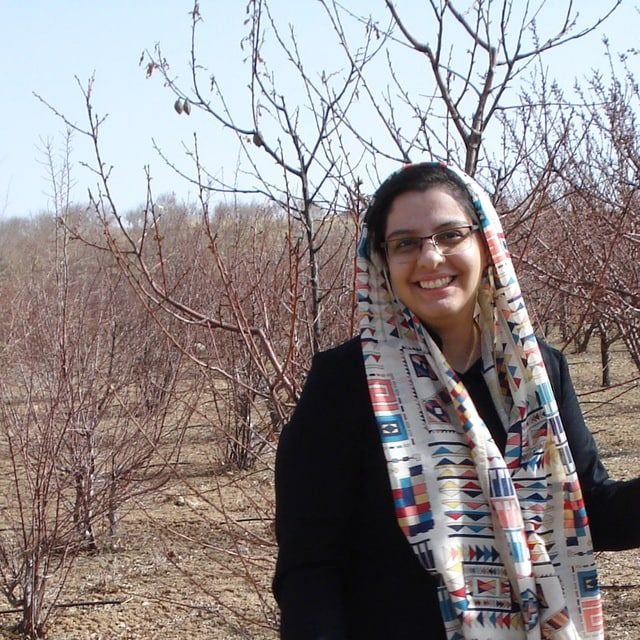
#> input picture Basics_of_Secure_Computing/Homeworks/HW1/my answers/HW1_ dahesh_#8.jpg, 640 x 640 px, found by its file name
$ python 'HW1_ dahesh_#8.py'
#> lines starting #> are read from the running program, lines starting #| are printed output that depends on the picture
#!/usr/bin/env python
# coding: utf-8

# In[2]:


# !pip install pycryptodome


# In[1]:


import cv2
import numpy as np
from Crypto.Cipher import AES
from Crypto.Util.Padding import pad, unpad
from Crypto.Random import get_random_bytes
from numpy import zeros, newaxis


# In[8]:


image = cv2.imread(r'C:\Users\hoori\Desktop\HW1\HW1_ dahesh_#8.jpg')
#> image is the input picture: shape (640, 640, 3); mean B, G, R 138.1, 137.4, 144.7

gray= cv2.cvtColor(image, cv2.COLOR_BGR2GRAY)
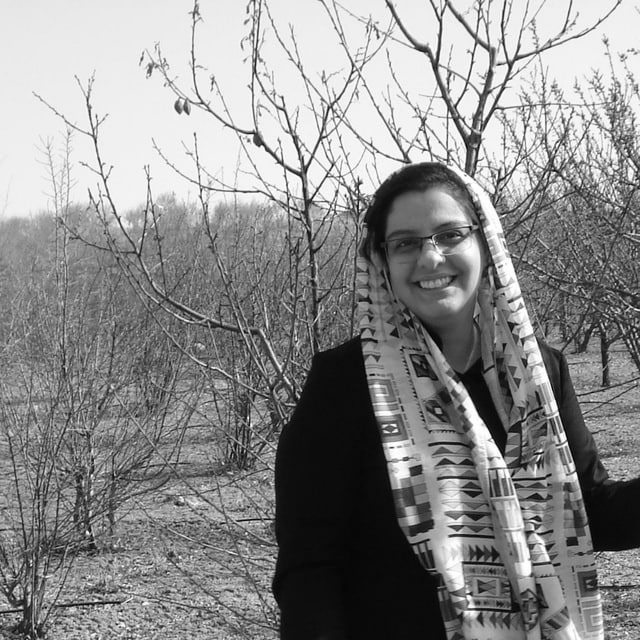
#> gray: shape (640, 640); min 1, max 255, mean 139.7

cv2.imshow('Grayscale', gray)
cv2.imwrite(r'C:\Users\hoori\Desktop\HW1\HW1_ dahesh_#8_gray.jpg',gray )
cv2.waitKey(0)

# Window shown waits for any key pressing event
cv2.destroyAllWindows()


# In[9]:


mode = AES.MODE_ECB

# Set sizes
keySize = 32
ivSize = AES.block_size if mode == AES.MODE_CBC else 0

# Start Encryption ----------------------------------------------------------------------------------------------

# Load original image
imageOrig = gray
imageOrig = imageOrig[:, :, newaxis]
rowOrig, columnOrig, depthOrig = imageOrig.shape
#> rowOrig = 640; columnOrig = 640; depthOrig = 1

# Convert original image data to bytes
imageOrigBytes = imageOrig.tobytes()

# Encrypt
#> (the run stopped early here; a loop or call above may not have finished)
